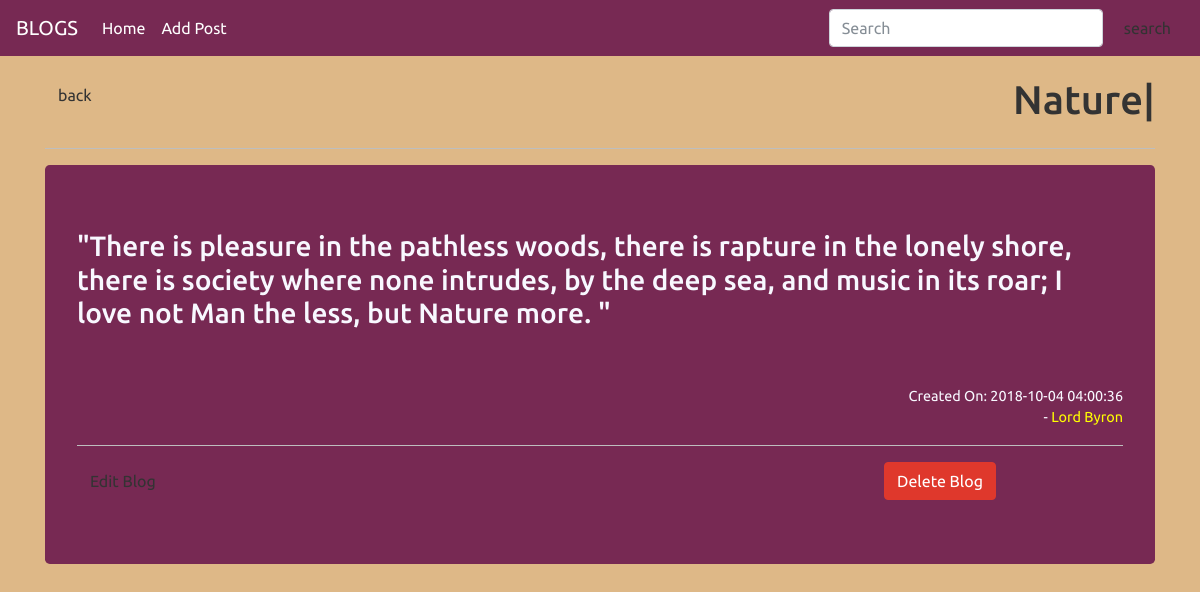
The page /post.php?id=1 on the database its author committed.
### tables this page shows
CREATE TABLE `post` (
  `id` int(11) NOT NULL,
  `title` varchar(255) NOT NULL,
  `body` text NOT NULL,
  `author` varchar(255) NOT NULL,
  `created_at` timestamp NOT NULL DEFAULT CURRENT_TIMESTAMP
);

### post.php (the view, shortened to what this page needs)
<?php
    require('config/db.php');
    $id = mysqli_real_escape_string($conn,$_GET['id']);
    $query = 'SELECT * FROM post WHERE id='.$id;
    $result = mysqli_query($conn,$query);
    $post= mysqli_fetch_assoc($result);
?>
<!DOCTYPE html>
<html lang="en">
<head>
    <?php  require('inc/header.php');?>
</head>
<body>
<?php require('inc/navbar.php');?>
   <div class="container-fluid" style="background-color:burlywood; padding:20px; height:100vh">
    <div class="container">
    <div class="row justify-content-between">
        <div class='col-2' ><a href="<?php echo ROOT_URL; ?>"><button class="btn btn-alert">back</button></a></div>
        <div class='col-8'><h1 class="text-right"><?php echo $post['title'];?>|</h1></div>
    </div>
    <hr>
    <div class="jumbotron bg-dark" style="color:ghostwhite">
            <h3>"<?php echo $post['body'];?>"</h3>
            <br><br>
            <p class="text-right" style="font-size:1.2vw">
                Created On:
                    <?php echo $post['created_at'];?>
                <br>-
                    <span style="color:yellow"><?php echo $post['author'];?></span>
            </p>
            <hr>
            <div class="row justify-content-between">
                <div class="col-3">
                    <a href="<?php echo ROOT_URL; ?>editpost.php?id=<?php echo $post['id'] ?>"><button class="btn btn-alert ">Edit Blog</button></a>
                </div>
                <div class="col-3">
                    <form method="post" action="<?php echo $_SERVER['PHP_SELF'] ?>">
                        <input type="submit" name="delete" value="Delete Blog" class="btn btn-danger">
                    </form>
                </div>
            </div>
        </div>
    </div>
    </div>
</body>
</html>

### inc/header.php (style rules this page uses)
hr { background-color:lightgray; }

### rows shown on the page
post: title "Nature", body "There is pleasure in the pathless woods, there is rapture in the lonely shore, there is society where none intrudes, by the deep sea, and music in its roar; I love not Man the less, but Nature more.", created_at "2018-10-04 04:00:36", author "Lord Byron"
